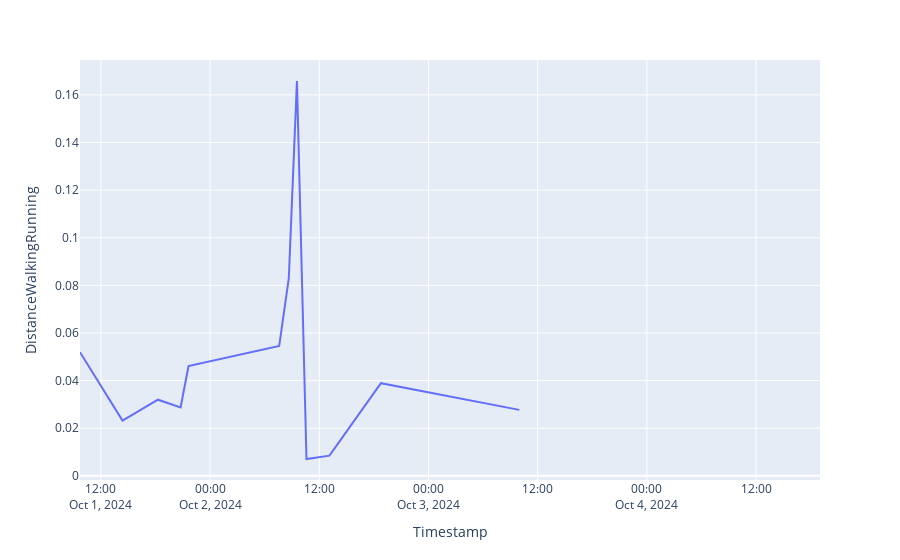

The cell this chart's notebook holds for it:
### Code cell
fig = px.line(df,x = 'Timestamp' , y= "DistanceWalkingRunning")
fig.show()

### Figure 1 — Plotly figure (JSON) as saved in the notebook; plotly's stock layout.template omitted (floating-point values rounded to 4 significant figures)
{"data": [{"hovertemplate": "Timestamp=%{x}<br>DistanceWalkingRunning=%{y}<extra></extra>", "legendgroup": "", "line": {"color": "#636efa", "dash": "solid"}, "marker": {"symbol": "circle"}, "mode": "lines", "name": "", "orientation": "v", "showlegend": false, "type": "scatter", "x": ["2024-10-01T09:42:34", "2024-10-01T14:22:48", "2024-10-01T18:16:36", "2024-10-01T20:45:49", "2024-10-01T21:38:05", "2024-10-02T07:35:53", "2024-10-02T08:39:10", "2024-10-02T09:32:56", "2024-10-02T10:35:49", "2024-10-02T13:07:10", "2024-10-02T18:46:31", "2024-10-03T09:59:08", "2024-10-03T12:48:45", "2024-10-03T16:56:13", "2024-10-04T09:42:25", "2024-10-04T12:31:51", "2024-10-04T19:01:22"], "xaxis": "x", "y": [0.05192, 0.02322, 0.03196, 0.02867, 0.04608, 0.05453, 0.08305, 0.1659, 0.007055, 0.008466, 0.03892, 0.0277, null, null, null, null, null], "yaxis": "y"}], "layout": {"legend": {"tracegroupgap": 0}, "margin": {"t": 60}, "xaxis": {"anchor": "y", "domain": [0, 1], "title": {"text": "Timestamp"}}, "yaxis": {"anchor": "x", "domain": [0, 1], "title": {"text": "DistanceWalkingRunning"}}}}
